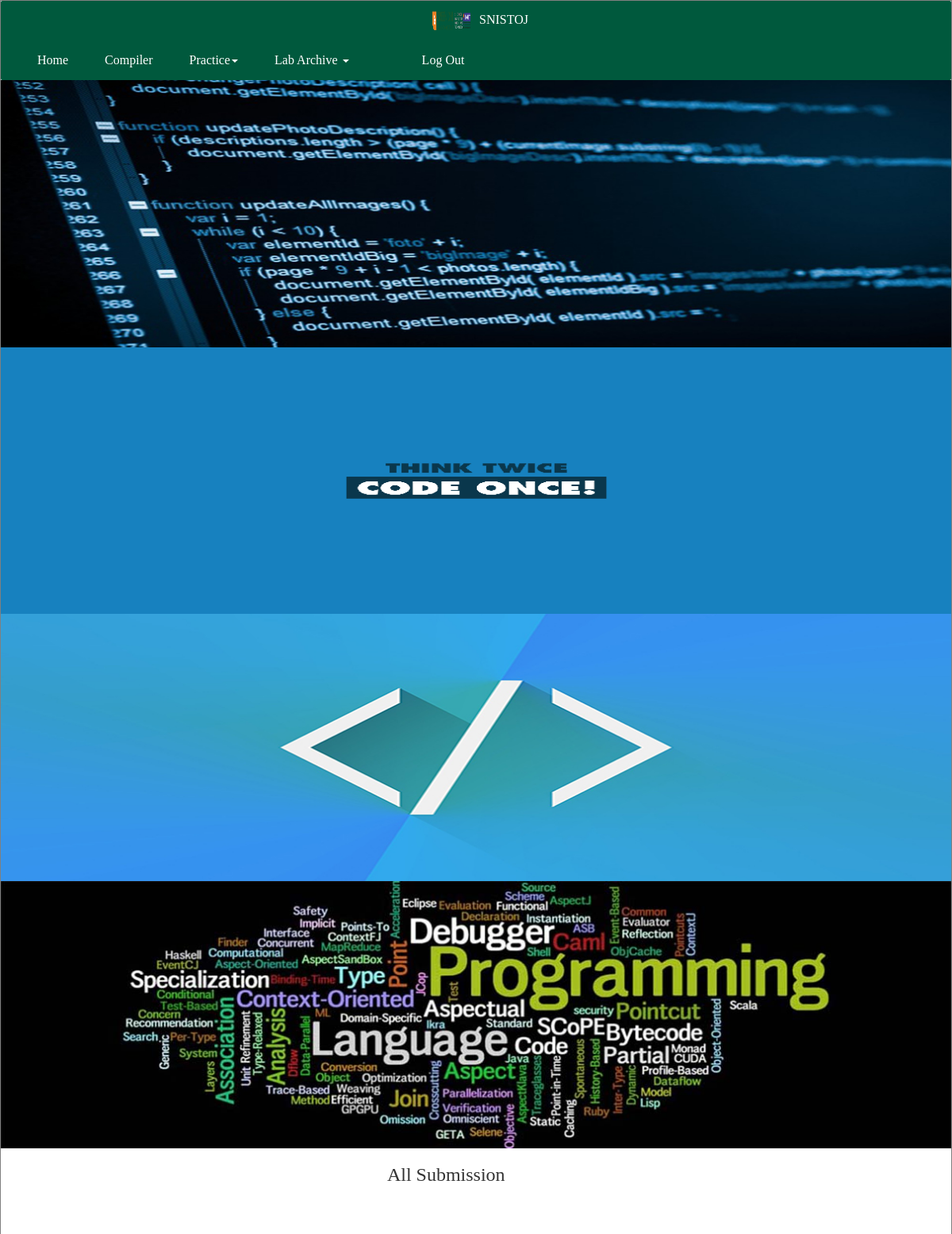
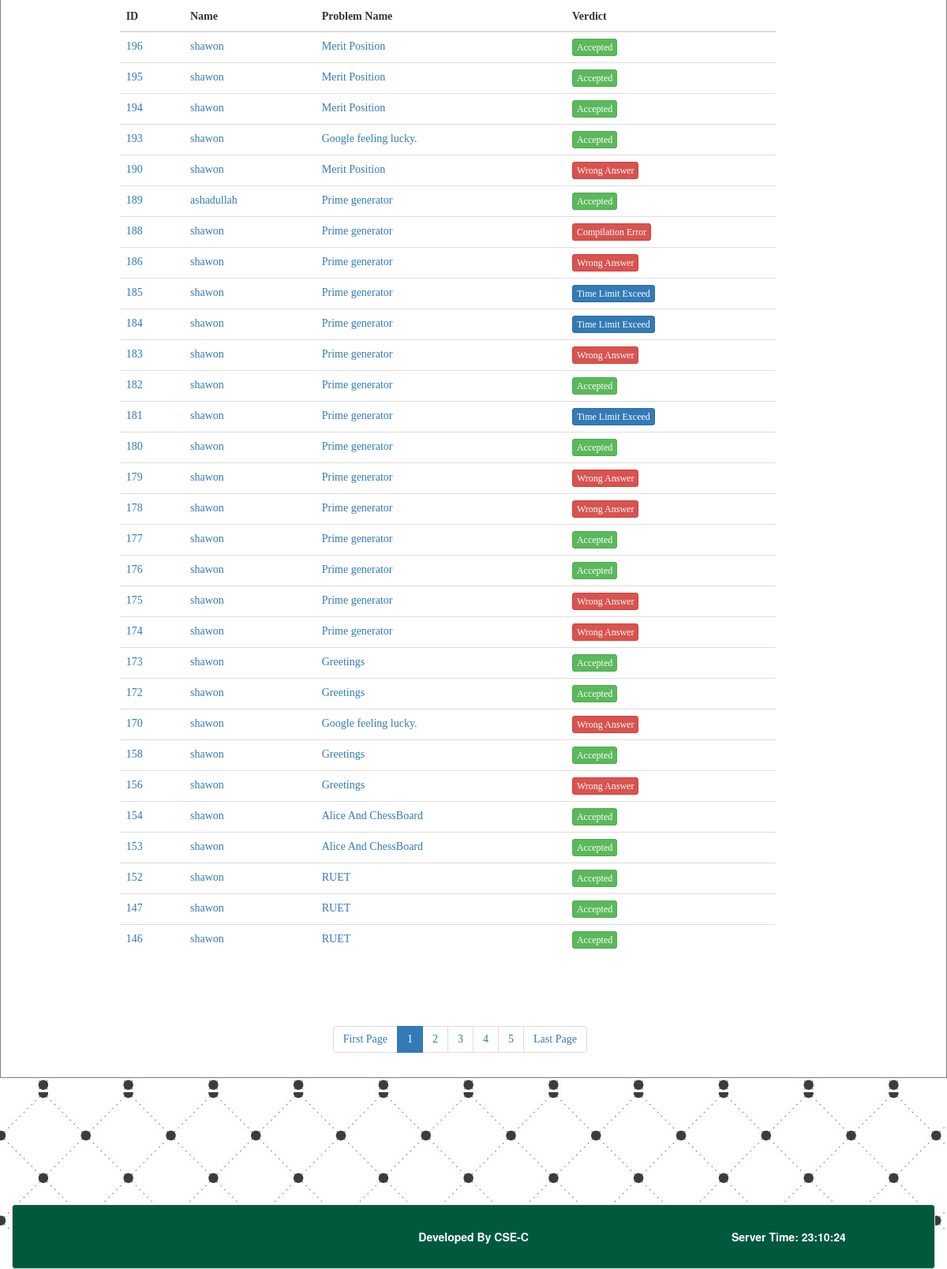
The page /allsubmission.php (signed in) on the database its author committed (2 pictures, top to bottom).
### tables this page shows
CREATE TABLE `submission` (
  `sid` int(11) NOT NULL,
  `sname` varchar(50) DEFAULT NULL,
  `verdict` varchar(50) DEFAULT NULL,
  `pbname` varchar(500) DEFAULT NULL
);

### allsubmission.php (the view, shortened to what this page needs)
<?php
require_once("config.php");
?>
<!DOCTYPE html>
<html>
<head>
        <link rel="stylesheet" href="css/bootstrap.min.css">
        <link rel="stylesheet" href="css/font-awesome.min.css">
        <link rel="stylesheet" href="css/normalize.css">
        <link rel="stylesheet" href="css/main.css">
        <link rel="stylesheet" href="css/style.css">
</head>
<body>
<div class="main">
<?php
include("header.php");
?>
<div class="row log">
<div class="col-sm-10">
<div class=""><h3 style="text-align:center;">All Submission</h3></div>
</div>
<div class="col-sm-1">
</div>
<div class="col-sm-1">
</div>
</div>
<div class="row cspace">
<div class="col-sm-1">
</div>
<div class="col-sm-9">
  <div class="table-responsive">
    <table class="table">
    <thead>
    <tr>
     <th>ID</th>
     <th>Name</th>
     <th>Problem Name</th>
     <th>Verdict</th>
    </tr>
    </thead>
    <tbody>
<?php
if(!isset($_POST['id']) && !isset($_GET['name']))
{
   $per_page=30;
  if(isset($_GET['page']))
  {
    $page=$_GET['page'];
  }
  else
  {
    $page=1;
  }
  $start=($page-1)*$per_page;
   $show="SELECT * FROM submission ORDER BY sid DESC limit $start,$per_page";
   $sts=mysqli_query($con,$show);
while($row=mysqli_fetch_array($sts))
{
  if($row['verdict']=="Accepted")
  {
     echo "<tr><td><a href=\"showcode.php?id=$row[sid]&nm=$row[sname]\">$row[sid]</a></td><td><a href=\"profile.php?user=$row[sname]\">$row[sname]</a></td><td><a href=\"description.php?name=$row[pbname]\">$row[pbname]</a></td><td><div class=\"btn btn-success btn-xs\">$row[verdict]</div></td></tr>";
  }
  else if($row['verdict']=="Time Limit Exceed")
  {
     echo "<tr><td><a href=\"showcode.php?id=$row[sid]&nm=$row[sname]\">$row[sid]</a></td><td><a href=\"profile.php?user=$row[sname]\">$row[sname]</a></td><td><a href=\"description.php?name=$row[pbname]\">$row[pbname]</a></td><td><div class=\"btn btn-primary btn-xs\">$row[verdict]</div></td></tr>";
  }
  else
  {
     echo "<tr><td><a href=\"showcode.php?id=$row[sid]&nm=$row[sname]\">$row[sid]</a></td><td><a href=\"profile.php?user=$row[sname]\">$row[sname]</a></td><td><a href=\"description.php?name=$row[pbname]\">$row[pbname]</a></td><td><div class=\"btn btn-danger btn-xs\">$row[verdict]</div></td></tr>";
  }
}
  echo "</tbody>
</table>
</div>";
  $psql="SELECT * FROM submission ORDER BY sid DESC";
  $sn=mysqli_query($con,$psql);
  $total_rows=mysqli_num_rows($sn);
  $total_page=ceil($total_rows/$per_page);
  $c="active";
  echo "<div class=\"contain con\"><ul class=\"pagination\"><li><a href=\"allsubmission.php?page=1\">First Page</a></li>";
  for ($i=1; $i <$total_page ; $i++) {
    if($page==$i)
    {
      $c="active";
        }
        else
        {
          $c="";
        }
    echo "<li class=\"$c\"><a href=\"allsubmission.php?page=$i\">$i</a></li>";
  }
  echo "<li><a href=\"allsubmission.php?page=$total_page\">Last Page</a></li></ul></div>";
}
?>
</div>
<div class="col-sm-2">
</div>
</div>
</div>
</div><br><br><br>
<?php
include("footer.php");
?>
</body>
</html>

### header.php (shortened to what this page needs)
<?php
$u=0;
if(isset($_SESSION['un']))
{
  $username=$_SESSION['un'];
  $u=1;
}
?>
<!DOCTYPE html>
<html>
<head>
        <link rel="stylesheet" href="css/bootstrap.min.css">
        <link rel="stylesheet" href="css/font-awesome.min.css">
        <link rel="stylesheet" href="css/normalize.css">
        <link rel="stylesheet" href="css/main.css">
        <link rel="stylesheet" href="css/style.css">
        <link rel="stylesheet" href="css/nivo-slider.css" type="text/css" media="screen" />
        <link rel="stylesheet" href="css/vlab.css">
</head>
<body>
  <div class="row">
  <div class="col-sm-12">
  <div id="custom-bootstrap-menu" class="navbar navbar-default " role="navigation">
  <center><span class="ht"><img src="img/ruet.png" width="50px" height="50px"/></span><span class="ht">SNISTOJ</span></center>
    <div class="container-fluid">
        <div class="navbar-header "><a class="navbar-brand " href="home.php"></a>
        </div>
        <div class="collapse navbar-collapse navbar-menubuilder">
            <ul class="nav navbar-nav navbar-left">
                <li class="space2"><a href="home.php">Home</a>
                <li class="space2"><a href="compiler.php">Compiler</a>
                <li class="space2" class="dropdown" class="dropdown"><a href="" class="dropdown-toggle"  data-toggle="dropdown">Practice<b class="caret"></b></a>
                </li>
                <li class="space2" class="dropdown" class="dropdown"><a href="" class="dropdown-toggle"  data-toggle="dropdown">Lab Archive <b class="caret"></b></a>
                </li>
                <?php
                  if($u==1)
                  {
                    echo "<li class=\"space2\"><a href=\"profile.php?user=$username\">$username</a>";
                    echo "<li class=\"space2\"><a href=\"logout.php\">Log Out</a>";
                  }
                  else
                  {
                    echo "<li class=\"space2\"><a href=\"login.php\">Sign In</a>";
                    echo "<li class=\"space2\"><a href=\"sign.php\">Sign UP</a>";
                  }
                ?>
            </ul>
        </div>
    </div>
</div>
</div>
</div>
<div class="row">
<div class="col-sm-12">
<div class="template clear">
        <div id="slider">
            <a href="#"><img  src="images/slideshow/programming.jpg" class="img-responsive" width="1224px" alt="nature 1" title="Virtual Lab Automatic Judges Code And Show Result" /></a>
            <a href="#"><img src="images/slideshow/p2.jpg" class="img-responsive"  width="1224px alt="nature 2" title="Updated C/C++ And Java Compiler" /></a>
            <a href="#"><img  src="images/slideshow/p3.jpg" class="img-responsive" width="1224px alt="nature 3" title="Lab Archives And Efficient Lab Exam Engine" /></a>
            <a href="#"><img  src="images/slideshow/p4.jpg" class="img-responsive" width="1224px alt="nature 4" title="Teachers Can Manage Their Lab Easily" /></a>
        </div>
</div>
</div>
<br><br>
</body>
</html>

### footer.php (shortened to what this page needs)
<!DOCTYPE html>
<html>
<head>
        <link rel="stylesheet" href="css/bootstrap.min.css">
        <link rel="stylesheet" href="css/font-awesome.min.css">
        <link rel="stylesheet" href="css/normalize.css">
        <link rel="stylesheet" href="css/main.css">
        <link rel="stylesheet" href="css/style.css">
        <link rel="stylesheet" href="css/nivo-slider.css" type="text/css" media="screen" />
        <link rel="stylesheet" href="css/vlab.css">
</head>
<body>
<div class="area">
<div class="well foot">
<div class="row">
<div class="col-sm-3">
<center><br>
</center>
</div>
<div class="col-sm-5">
<div class="fm">
<b>Developed By CSE-C</b>
</div>
</div>
<div class="col-sm-4">
<?php
 $t=date("H:i:s");
echo"<b>Server Time:  $t</b>";
?>
</div>
</div>
</div>
</div>
</body>
</html>

### css/main.css (style rules this page uses)
html { color: #222; font-size: 1em; line-height: 1.4; }
audio, canvas, iframe, img, svg, video { vertical-align: middle; }

### css/style.css (style rules this page uses)
#custom-bootstrap-menu.navbar-default .navbar-brand { color: rgba(255, 255, 255, 1); }
#custom-bootstrap-menu.navbar-default { font-size: 16px; background-color: rgba(0, 89, 61, 1); border-width: 0px; border-radius: 2px; }
#custom-bootstrap-menu.navbar-default .navbar-nav>li>a { color: rgba(255, 255, 255, 1); background-color: rgba(248, 248, 248, 0); }
body { background:url('background.jpg')repeat fixed 0 0 #fff; }
.navbar { margin-bottom: 0px; }
.area { margin-left:15px; margin-right:15px; }
.space2 { padding-left:1px; padding-right: 15px; padding-bottom: 0px; margin-bottom: 0px; color:white; }
.log { margin-left:100px; margin-top:30px; }
.cspace { margin-top: 50px; margin-left:50px; margin-right:20px; padding:5px; overflow: hidden; }
.foot { background-color: #00593D; color:white; margin-top:100px; margin-bottom:0px; padding-top:30px; padding-bottom: 30px; padding-left:0px; text-align:center; margin-left: 0px; margin-right: 0px; padding-right: 0px; }
.fm { margin-left: 100px; }
.contain { margin-top:50px; margin-left: 90px; }
.con { margin-left:270px; }

### css/vlab.css (style rules this page uses)
.main { max-width:1200px; max-height: auto; font-family: cursive; margin:0 auto; border:1px solid gray; position:relative; background-color:white; }
.ht { color: white; padding-left:10px; }
.clear { overflow:hidden; margin:0px;padding:0px; }

### rows shown on the page
submission: sid "196", sname "shawon", pbname "Merit Position", verdict "Accepted"
submission: sid "195", sname "shawon", pbname "Merit Position", verdict "Accepted"
submission: sid "194", sname "shawon", pbname "Merit Position", verdict "Accepted"
submission: sid "193", sname "shawon", pbname "Google feeling lucky.", verdict "Accepted"
submission: sid "190", sname "shawon", pbname "Merit Position", verdict "Wrong Answer"
submission: sid "189", sname "ashadullah", pbname "Prime generator", verdict "Accepted"
submission: sid "188", sname "shawon", pbname "Prime generator", verdict "Compilation Error"
submission: sid "186", sname "shawon", pbname "Prime generator", verdict "Wrong Answer"
submission: sid "185", sname "shawon", pbname "Prime generator", verdict "Time Limit Exceed"
submission: sid "184", sname "shawon", pbname "Prime generator", verdict "Time Limit Exceed"
submission: sid "183", sname "shawon", pbname "Prime generator", verdict "Wrong Answer"
submission: sid "182", sname "shawon", pbname "Prime generator", verdict "Accepted"
submission: sid "181", sname "shawon", pbname "Prime generator", verdict "Time Limit Exceed"
submission: sid "180", sname "shawon", pbname "Prime generator", verdict "Accepted"
submission: sid "179", sname "shawon", pbname "Prime generator", verdict "Wrong Answer"
submission: sid "178", sname "shawon", pbname "Prime generator", verdict "Wrong Answer"
submission: sid "177", sname "shawon", pbname "Prime generator", verdict "Accepted"
submission: sid "176", sname "shawon", pbname "Prime generator", verdict "Accepted"
submission: sid "175", sname "shawon", pbname "Prime generator", verdict "Wrong Answer"
submission: sid "174", sname "shawon", pbname "Prime generator", verdict "Wrong Answer"
submission: sid "173", sname "shawon", pbname "Greetings", verdict "Accepted"
submission: sid "172", sname "shawon", pbname "Greetings", verdict "Accepted"
submission: sid "170", sname "shawon", pbname "Google feeling lucky.", verdict "Wrong Answer"
submission: sid "158", sname "shawon", pbname "Greetings", verdict "Accepted"
submission: sid "156", sname "shawon", pbname "Greetings", verdict "Wrong Answer"
submission: sid "154", sname "shawon", pbname "Alice And ChessBoard", verdict "Accepted"
submission: sid "153", sname "shawon", pbname "Alice And ChessBoard", verdict "Accepted"
submission: sid "152", sname "shawon", pbname "RUET", verdict "Accepted"
submission: sid "147", sname "shawon", pbname "RUET", verdict "Accepted"
submission: sid "146", sname "shawon", pbname "RUET", verdict "Accepted"
